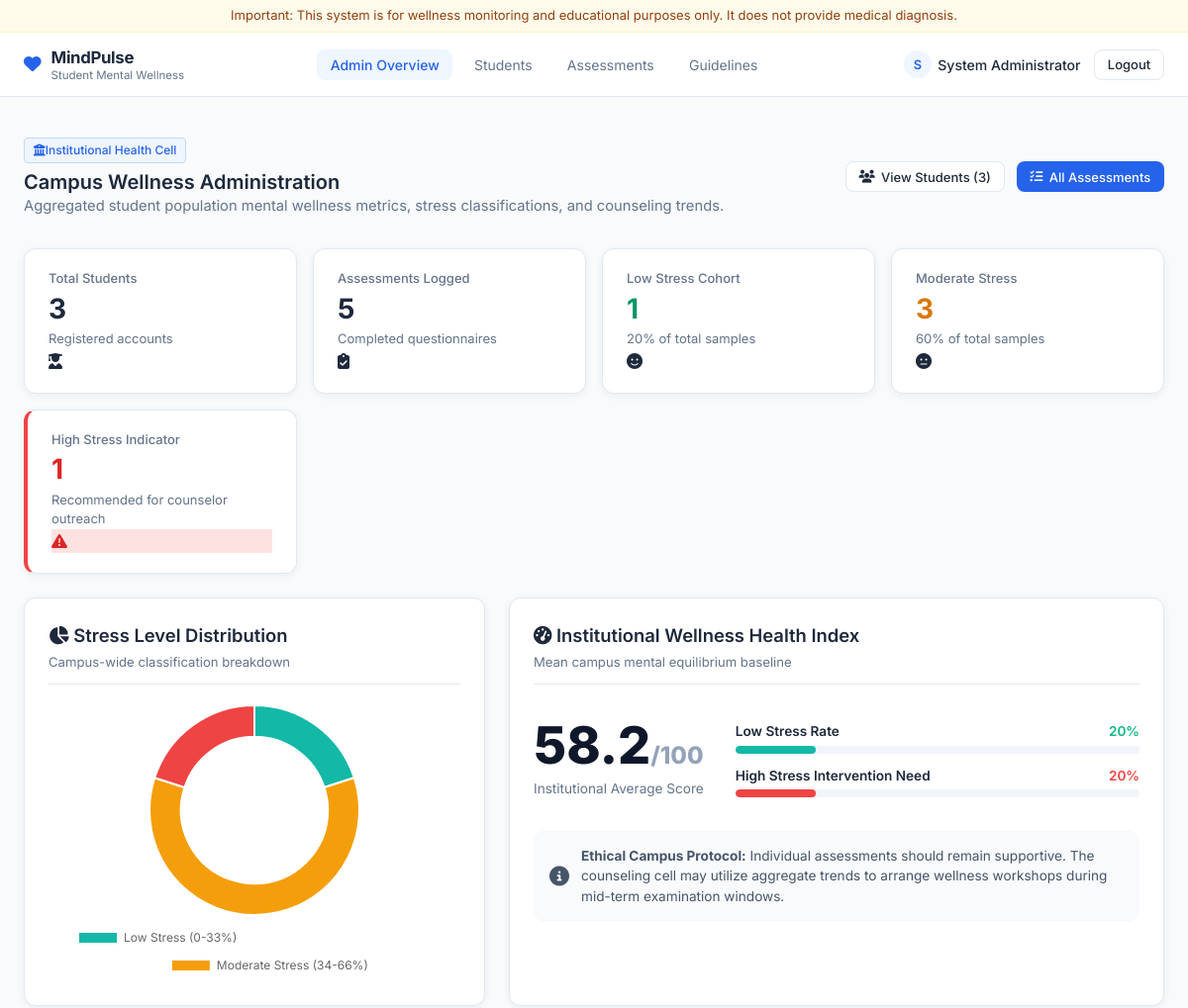
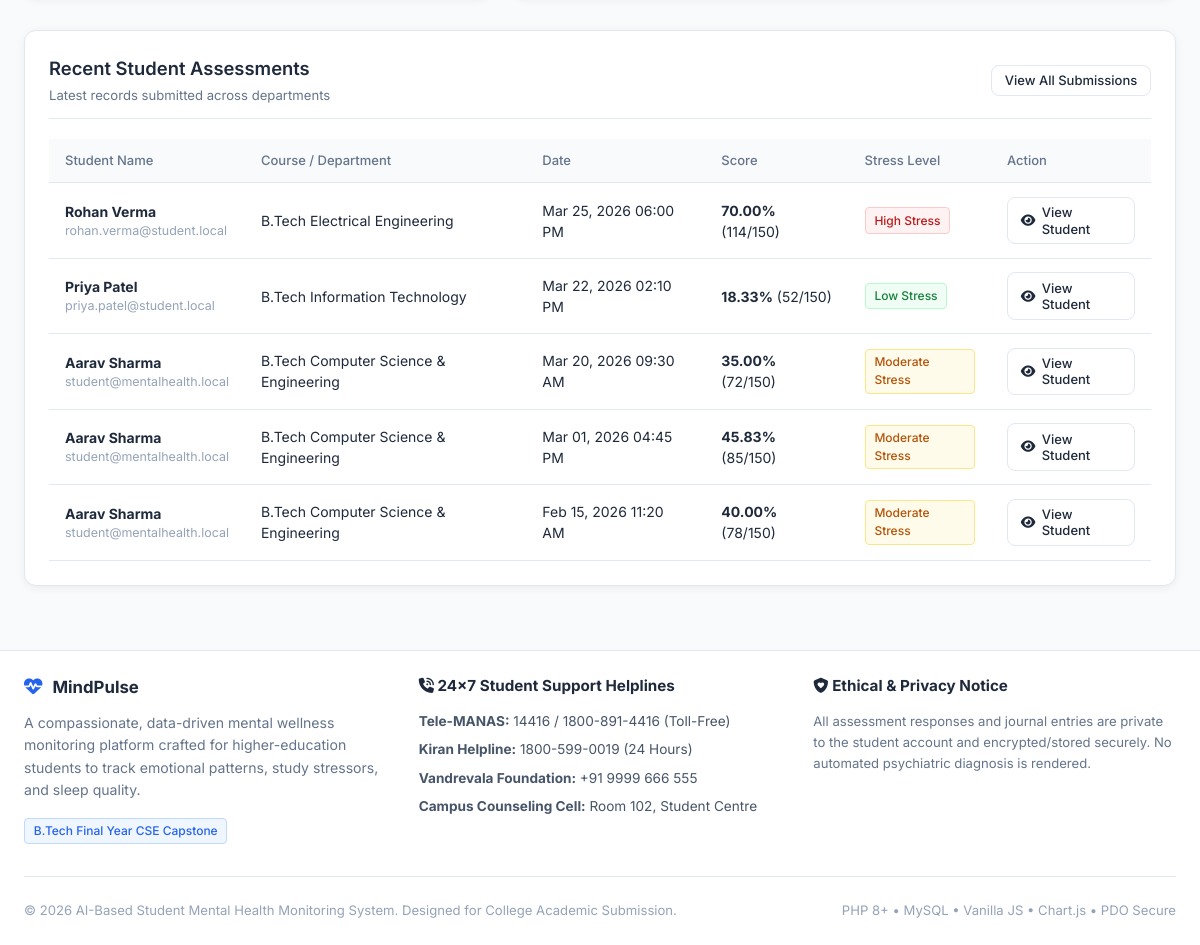
Page /admin/dashboard.php (signed in) on the committed database (2 pictures, top to bottom).
### tables this page shows
CREATE TABLE `assessments` (
  `id` INT AUTO_INCREMENT PRIMARY KEY,
  `user_id` INT NOT NULL,
  `total_score` INT NOT NULL,
  `percentage` DECIMAL(5,2) NOT NULL,
  `stress_level` ENUM('Low Stress', 'Moderate Stress', 'High Stress') NOT NULL,
  `created_at` TIMESTAMP DEFAULT CURRENT_TIMESTAMP,
  FOREIGN KEY (`user_id`) REFERENCES `users`(`id`) ON DELETE CASCADE
);

CREATE TABLE `users` (
  `id` INT AUTO_INCREMENT PRIMARY KEY,
  `name` VARCHAR(100) NOT NULL,
  `email` VARCHAR(150) NOT NULL UNIQUE,
  `phone` VARCHAR(20) DEFAULT NULL,
  `password` VARCHAR(255) NOT NULL,
  `gender` ENUM('Male', 'Female', 'Non-Binary', 'Prefer not to say') DEFAULT 'Prefer not to say',
  `age` INT DEFAULT 20,
  `college` VARCHAR(150) DEFAULT 'University Institute of Technology',
  `course` VARCHAR(100) DEFAULT 'B.Tech Computer Science & Engineering',
  `year` VARCHAR(50) DEFAULT '4th Year / 7th Semester',
  `role` ENUM('student', 'admin') DEFAULT 'student',
  `created_at` TIMESTAMP DEFAULT CURRENT_TIMESTAMP
);

### includes/functions.php (called while the page is built, shortened)
<?php
function escape($data) {
    return htmlspecialchars((string)$data, ENT_QUOTES, 'UTF-8');
}
function getStressColorClass($level) {
    switch ($level) {
        case 'Low Stress':
            return 'badge-success';
        case 'Moderate Stress':
            return 'badge-warning';
        case 'High Stress':
            return 'badge-danger';
    }
}
?>

### admin/dashboard.php (the view, shortened to what this page needs)
<?php
require_once __DIR__ . '/../includes/functions.php';
$db = getDB();
$sCountStmt = $db->query("SELECT COUNT(*) FROM users WHERE role = 'student'");
$totalStudents = (int)$sCountStmt->fetchColumn();
$aCountStmt = $db->query("SELECT COUNT(*) FROM assessments");
$totalAssessments = (int)$aCountStmt->fetchColumn();
$lowCountStmt = $db->query("SELECT COUNT(*) FROM assessments WHERE stress_level = 'Low Stress'");
$lowCount = (int)$lowCountStmt->fetchColumn();
$modCountStmt = $db->query("SELECT COUNT(*) FROM assessments WHERE stress_level = 'Moderate Stress'");
$modCount = (int)$modCountStmt->fetchColumn();
$highCountStmt = $db->query("SELECT COUNT(*) FROM assessments WHERE stress_level = 'High Stress'");
$highCount = (int)$highCountStmt->fetchColumn();
$avgStmt = $db->query("SELECT AVG(percentage) FROM assessments");
$avgStressPct = round((float)$avgStmt->fetchColumn(), 1);
$avgWellnessScore = round(100 - $avgStressPct, 1);
$recentStmt = $db->query("
    SELECT a.*, u.name as student_name, u.email as student_email, u.course, u.college
    FROM assessments a
    JOIN users u ON a.user_id = u.id
    ORDER BY a.created_at DESC
    LIMIT 8
");
$recentAssessments = $recentStmt->fetchAll();
require_once __DIR__ . '/../includes/header.php';
?>
<div class="container" style="padding-top: 1.5rem; padding-bottom: 4rem;">
  <div style="display: flex; justify-content: space-between; align-items: center; flex-wrap: wrap; gap: 1rem; margin-bottom: 2rem;">
    <div>
      <span class="badge badge-neutral" style="margin-bottom: 0.35rem;">
        <i class="fa-solid fa-building-columns"></i> Institutional Health Cell
      </span>
      <h2>Campus Wellness Administration</h2>
      <p style="color: #64748b; font-size: 0.92rem;">
        Aggregated student population mental wellness metrics, stress classifications, and counseling trends.
      </p>
    </div>
    <div style="display: flex; gap: 0.75rem;">
      <a href="students.php" class="btn btn-outline btn-sm">
        <i class="fa-solid fa-users"></i> View Students (<?php echo $totalStudents; ?>)
      </a>
      <a href="assessments.php" class="btn btn-primary btn-sm">
        <i class="fa-solid fa-list-check"></i> All Assessments
      </a>
    </div>
  </div>
  <div class="stats-overview">
    <div class="stat-card primary">
      <div class="stat-info">
        <div class="stat-label">Total Students</div>
        <div class="stat-value"><?php echo $totalStudents; ?></div>
        <div class="stat-sub">Registered accounts</div>
      </div>
      <div class="stat-icon primary">
        <i class="fa-solid fa-user-graduate"></i>
      </div>
    </div>
    <div class="stat-card accent">
      <div class="stat-info">
        <div class="stat-label">Assessments Logged</div>
        <div class="stat-value"><?php echo $totalAssessments; ?></div>
        <div class="stat-sub">Completed questionnaires</div>
      </div>
      <div class="stat-icon accent">
        <i class="fa-solid fa-clipboard-check"></i>
      </div>
    </div>
    <div class="stat-card success">
      <div class="stat-info">
        <div class="stat-label">Low Stress Cohort</div>
        <div class="stat-value" style="color: #059669;"><?php echo $lowCount; ?></div>
        <div class="stat-sub"><?php echo ($totalAssessments > 0) ? round(($lowCount / $totalAssessments) * 100) : 0; ?>% of total samples</div>
      </div>
      <div class="stat-icon success">
        <i class="fa-solid fa-smile"></i>
      </div>
    </div>
    <div class="stat-card warning">
      <div class="stat-info">
        <div class="stat-label">Moderate Stress</div>
        <div class="stat-value" style="color: #d97706;"><?php echo $modCount; ?></div>
        <div class="stat-sub"><?php echo ($totalAssessments > 0) ? round(($modCount / $totalAssessments) * 100) : 0; ?>% of total samples</div>
      </div>
      <div class="stat-icon warning">
        <i class="fa-solid fa-meh"></i>
      </div>
    </div>
    <div class="stat-card" style="border-left: 4px solid #ef4444;">
      <div class="stat-info">
        <div class="stat-label">High Stress Indicator</div>
        <div class="stat-value" style="color: #dc2626;"><?php echo $highCount; ?></div>
        <div class="stat-sub">Recommended for counselor outreach</div>
      </div>
      <div class="stat-icon" style="background: #fee2e2; color: #dc2626;">
        <i class="fa-solid fa-triangle-exclamation"></i>
      </div>
    </div>
  </div>
  <div class="dashboard-grid">
    <div class="card" style="grid-column: span 5 / span 12;">
      <div class="card-header">
        <div>
          <h3 style="font-size: 1.15rem;"><i class="fa-solid fa-chart-pie text-primary"></i> Stress Level Distribution</h3>
          <p style="font-size: 0.82rem; color: #64748b; margin-top: 0.2rem;">Campus-wide classification breakdown</p>
        </div>
      </div>
      <div style="height: 280px; position: relative;">
        <canvas id="adminStressDoughnut"></canvas>
      </div>
    </div>
    <div class="card" style="grid-column: span 7 / span 12;">
      <div class="card-header">
        <div>
          <h3 style="font-size: 1.15rem;"><i class="fa-solid fa-gauge-high text-secondary"></i> Institutional Wellness Health Index</h3>
          <p style="font-size: 0.82rem; color: #64748b; margin-top: 0.2rem;">Mean campus mental equilibrium baseline</p>
        </div>
      </div>
      <div style="display: flex; align-items: center; gap: 2rem; padding: 1rem 0; flex-wrap: wrap;">
        <div style="text-align: center; min-width: 160px;">
          <div style="font-size: 3.25rem; font-weight: 800; color: #0f172a; line-height: 1;">
            <?php echo $avgWellnessScore; ?><span style="font-size: 1.5rem; color: #94a3b8;">/100</span>
          </div>
          <div style="font-size: 0.85rem; color: #64748b; margin-top: 0.4rem;">Institutional Average Score</div>
        </div>
        <div style="flex: 1; min-width: 240px;">
          <div style="margin-bottom: 0.75rem;">
            <div style="display: flex; justify-content: space-between; font-size: 0.85rem; font-weight: 600; margin-bottom: 0.25rem;">
              <span>Low Stress Rate</span>
              <span style="color: #10b981;"><?php echo ($totalAssessments > 0) ? round(($lowCount / $totalAssessments) * 100) : 0; ?>%</span>
            </div>
            <div class="progress-bar-bg" style="height: 8px;">
              <div class="progress-bar-fill progress-low" style="width: <?php echo ($totalAssessments > 0) ? round(($lowCount / $totalAssessments) * 100) : 0; ?>%;"></div>
            </div>
          </div>
          <div>
            <div style="display: flex; justify-content: space-between; font-size: 0.85rem; font-weight: 600; margin-bottom: 0.25rem;">
              <span>High Stress Intervention Need</span>
              <span style="color: #ef4444;"><?php echo ($totalAssessments > 0) ? round(($highCount / $totalAssessments) * 100) : 0; ?>%</span>
            </div>
            <div class="progress-bar-bg" style="height: 8px;">
              <div class="progress-bar-fill progress-high" style="width: <?php echo ($totalAssessments > 0) ? round(($highCount / $totalAssessments) * 100) : 0; ?>%;"></div>
            </div>
          </div>
        </div>
      </div>
      <div style="background: #f8fafc; border-radius: 12px; padding: 1rem; margin-top: 1rem; font-size: 0.85rem; color: #475569; display: flex; gap: 0.75rem; align-items: center;">
        <i class="fa-solid fa-circle-info text-primary" style="font-size: 1.25rem;"></i>
        <span>
          <strong>Ethical Campus Protocol:</strong> Individual assessments should remain supportive. The counseling cell may utilize aggregate trends to arrange wellness workshops during mid-term examination windows.
        </span>
      </div>
    </div>
  </div>
  <div class="card" style="margin-top: 1.5rem;">
    <div class="card-header">
      <div>
        <h3 style="font-size: 1.15rem;">Recent Student Assessments</h3>
        <p style="font-size: 0.82rem; color: #64748b; margin-top: 0.2rem;">Latest records submitted across departments</p>
      </div>
      <a href="assessments.php" class="btn btn-outline btn-sm">View All Submissions</a>
    </div>
    <?php if (empty($recentAssessments)): ?>
      <div style="text-align: center; padding: 2.5rem 0; color: #94a3b8;">
        <p>No assessment records found in the database yet.</p>
      </div>
    <?php else: ?>
      <div class="table-responsive">
        <table class="table">
          <thead>
            <tr>
              <th>Student Name</th>
              <th>Course / Department</th>
              <th>Date</th>
              <th>Score</th>
              <th>Stress Level</th>
              <th>Action</th>
            </tr>
          </thead>
          <tbody>
            <?php foreach ($recentAssessments as $row): ?>
              <tr>
                <td>
                  <strong><?php echo escape($row['student_name']); ?></strong>
                  <div style="font-size: 0.78rem; color: #94a3b8;"><?php echo escape($row['student_email']); ?></div>
                </td>
                <td><?php echo escape($row['course']); ?></td>
                <td><?php echo date('M d, Y h:i A', strtotime($row['created_at'])); ?></td>
                <td><strong><?php echo $row['percentage']; ?>%</strong> (<?php echo $row['total_score']; ?>/150)</td>
                <td>
                  <span class="badge <?php echo getStressColorClass($row['stress_level']); ?>">
                    <?php echo escape($row['stress_level']); ?>
                  </span>
                </td>
                <td>
                  <a href="student_details.php?id=<?php echo $row['user_id']; ?>" class="btn btn-outline btn-sm">
                    <i class="fa-solid fa-eye"></i> View Student
                  </a>
                </td>
              </tr>
            <?php endforeach; ?>
          </tbody>
        </table>
      </div>
    <?php endif; ?>
  </div>
</div>
<script>
document.addEventListener('DOMContentLoaded', function () {
  MindPulseCharts.renderStressDistributionChart(
    'adminStressDoughnut',
    <?php echo $lowCount; ?>,
    <?php echo $modCount; ?>,
    <?php echo $highCount; ?>
  );
});
</script>
<?php require_once __DIR__ . '/../includes/footer.php'; ?>

### rows in the picture
assessments: user.name "Rohan Verma", user.email "rohan.verma@student.local", user.course "B.Tech Electrical Engineering", created_at "Mar 25, 2026 06:00 PM", percentage "70.00", total_score "114", stress_level "High Stress"
assessments: user.name "Priya Patel", user.email "priya.patel@student.local", user.course "B.Tech Information Technology", created_at "Mar 22, 2026 02:10 PM", percentage "18.33", total_score "52", stress_level "Low Stress"
assessments: user.name "Aarav Sharma", user.email "student@mentalhealth.local", user.course "B.Tech Computer Science & Engineering", created_at "Mar 20, 2026 09:30 AM", percentage "35.00", total_score "72", stress_level "Moderate Stress"
assessments: user.name "Aarav Sharma", user.email "student@mentalhealth.local", user.course "B.Tech Computer Science & Engineering", created_at "Mar 01, 2026 04:45 PM", percentage "45.83", total_score "85", stress_level "Moderate Stress"
assessments: user.name "Aarav Sharma", user.email "student@mentalhealth.local", user.course "B.Tech Computer Science & Engineering", created_at "Feb 15, 2026 11:20 AM", percentage "40.00", total_score "78", stress_level "Moderate Stress"

### other values in the picture
APP_NAME "MindPulse"
substr($currentUser['name'] ?? 'U', 0, 1) "S"
$currentUser['name'] "System Administrator"
$totalStudents "3"
$totalAssessments "5"
$lowCount "1"
$modCount "3"
$highCount "1"
$avgWellnessScore "58.2"
APP_FULL_TITLE "AI-Based Student Mental Health Monitoring System"
chart data {{ $lowCount }} 1
chart data {{ $modCount }} 3
chart data {{ $highCount }} 1
